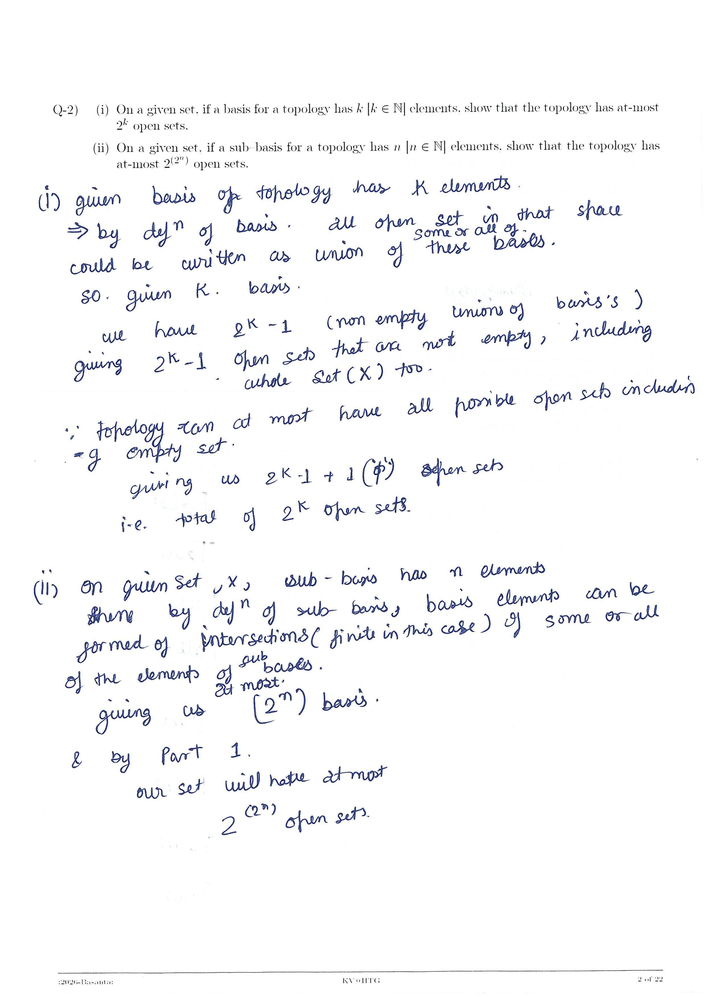
#> input picture samples/sample_A/5_prepared.png, 706 x 999 px, shrunk from 1447 x 2048 before the run
$ python deskew_smart.py
#> lines starting #> are read from the running program, lines starting #| are printed output that depends on the picture; after the words box and inside, x2 and y2 are one past the last pixel; in counts of white or black regions, pixels touching at a corner belong together
# -*- coding: utf-8 -*-
"""
Created on Tue Apr  7 01:40:52 2026

@author: Gaurav
"""

#!/usr/bin/env python3
import cv2, numpy as np, math, sys
from pathlib import Path
from tqdm import tqdm

def get_skew_angle(img):
    gray = cv2.cvtColor(img, cv2.COLOR_BGR2GRAY)
    _, binary = cv2.threshold(gray, 200, 255, cv2.THRESH_BINARY_INV)

    # 1. Connect text into horizontal stripes
    kernel = cv2.getStructuringElement(cv2.MORPH_RECT, (50, 1))
    dilated = cv2.dilate(binary, kernel, iterations=2)
    eroded = cv2.erode(dilated, kernel, iterations=1)

    # 2. Detect lines
    edges = cv2.Canny(eroded, 50, 150, apertureSize=3)
    lines = cv2.HoughLinesP(edges, 1, np.pi/180, threshold=100,
                            minLineLength=int(img.shape[1]*0.15), maxLineGap=10)

    if lines is None:
        return 0.0

    angles = []
    for line in lines:
        x1, y1, x2, y2 = line[0]
        angle = math.degrees(math.atan2(y2-y1, x2-x1))

        # Normalize to -90..90
        if angle < -90: angle += 180
        if angle > 90: angle -= 180

        # CRITICAL: Only keep nearly horizontal text lines
        if -8 <= angle <= 8:
            angles.append(angle)

    if not angles:
        return 0.0

    # Median rejects diagram outliers
    skew = float(np.median(angles))

    # Safety: If model detects >5°, it's likely a diagram, not page skew
    if abs(skew) > 5.0:
        return 0.0

    return skew

def rotate_to_straight(img, angle, bg_color=(255,255,255)):
    h, w = img.shape[:2]
    center = (w / 2, h / 2)

    # NEGATE the angle: if page is tilted +2°, we rotate -2° to fix it
    M = cv2.getRotationMatrix2D(center, -angle, 1.0)

    # Expand canvas to prevent clipping
    cos, sin = np.abs(M[0, 0]), np.abs(M[0, 1])
    new_w, new_h = int((h * sin) + (w * cos)), int((h * cos) + (w * sin))

    M[0, 2] += (new_w / 2) - center[0]
    M[1, 2] += (new_h / 2) - center[1]

    return cv2.warpAffine(img, M, (new_w, new_h), borderValue=bg_color)

def main():
    print("📐 Fixed Deskewer (Sign-Corrected + Safe Rotation)")

    src_input = input("📁 Source folder: ").strip().strip('"').strip("'")
#> the answer given: ../samples/sample_A
    dst_input = input("📁 Output folder: ").strip().strip('"').strip("'")
#> the answer given: out.png

    src_path = Path(src_input)
    dst_path = Path(dst_input)

    if not src_path.exists(): print("❌ Source not found."); sys.exit(1)
    dst_path.mkdir(parents=True, exist_ok=True)

    extensions = ['*.png', '*.jpg', '*.jpeg', '*.PNG', '*.JPG', '*.JPEG']
    files = []
    for ext in extensions:
        files.extend(list(src_path.rglob(ext)))
    files = sorted(list(set(files)))

    if not files:
        print("❌ No images found.")
        sys.exit(1)

    print(f"\n🔍 Found {len(files)} images. Starting...\n")

    rotated_count = 0
    for i, f in tqdm(enumerate(files, 1), total=len(files), desc="Deskewing"):
        try:
            img = cv2.imread(str(f))
#> img is the input picture: shape (999, 706, 3); mean B, G, R 249.2, 247.8, 247.5
            if img is None: continue

            bg_color = (int(np.mean(img[:,:,2])), int(np.mean(img[:,:,1])), int(np.mean(img[:,:,0])))
#> bg_color = (247, 247, 249)
            angle = get_skew_angle(img)
#> in get_skew_angle, `gray = cv2.cvtColor(img, cv2.COLOR_BGR2GRAY)`:
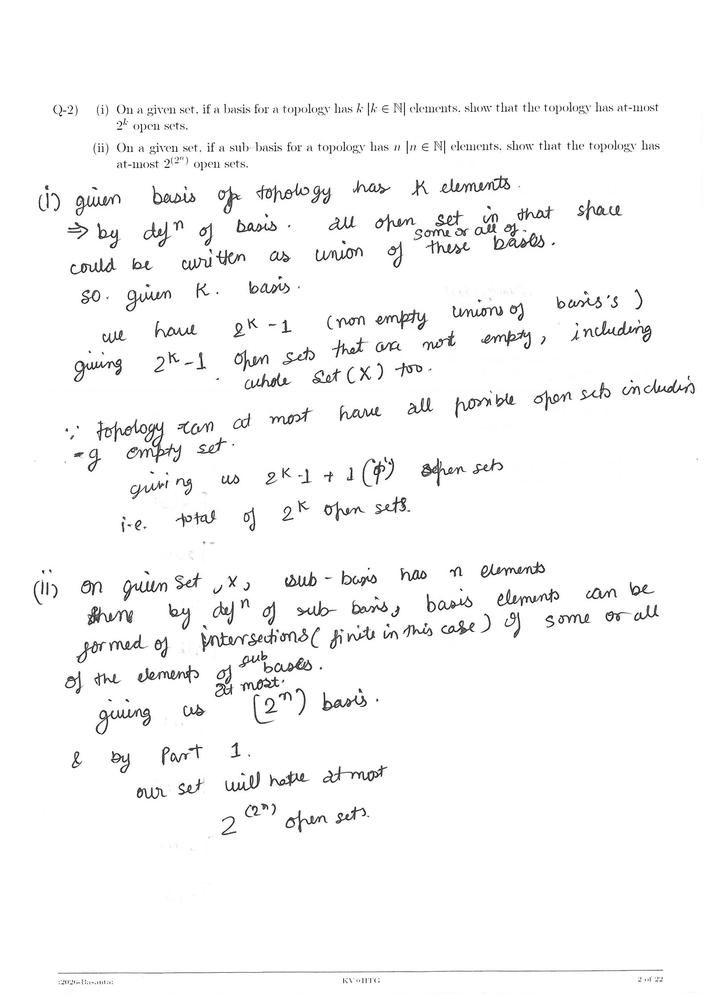
#> gray: shape (999, 706); min 5, max 255, mean 247.8
#> in get_skew_angle, `_, binary = cv2.threshold(gray, 200, 255, cv2.THRESH_BINARY_INV)`:
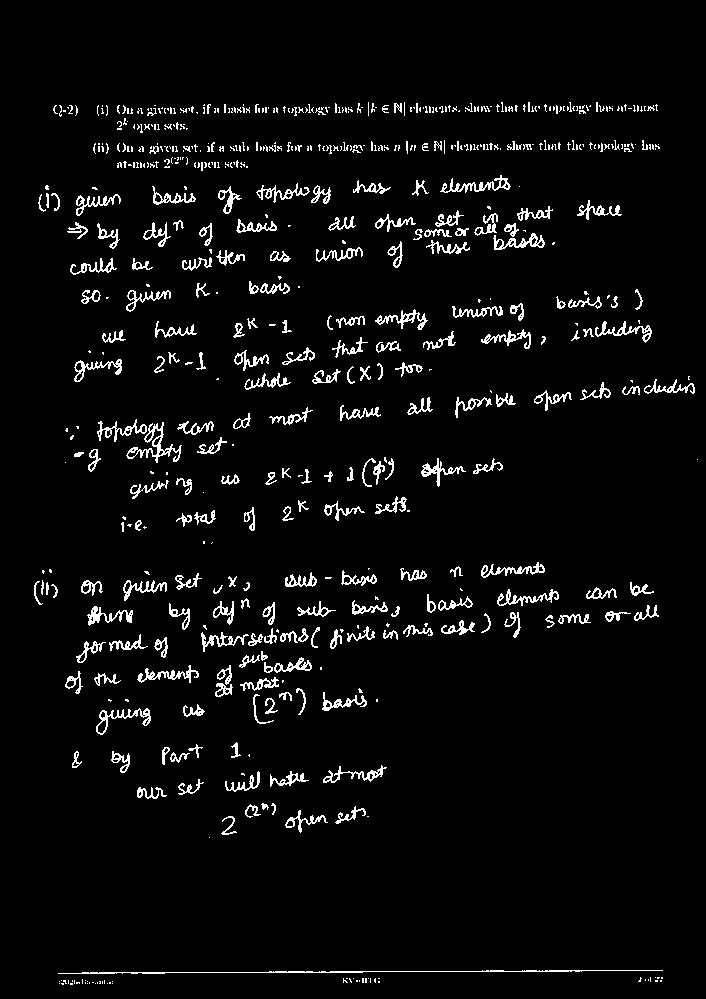
#> binary: shape (999, 706); 4.5% white in thin lines or dots, all inside (x1, y1, x2, y2) = (34, 102, 698, 985)
#> in get_skew_angle, `dilated = cv2.dilate(binary, kernel, iterations=2)`:
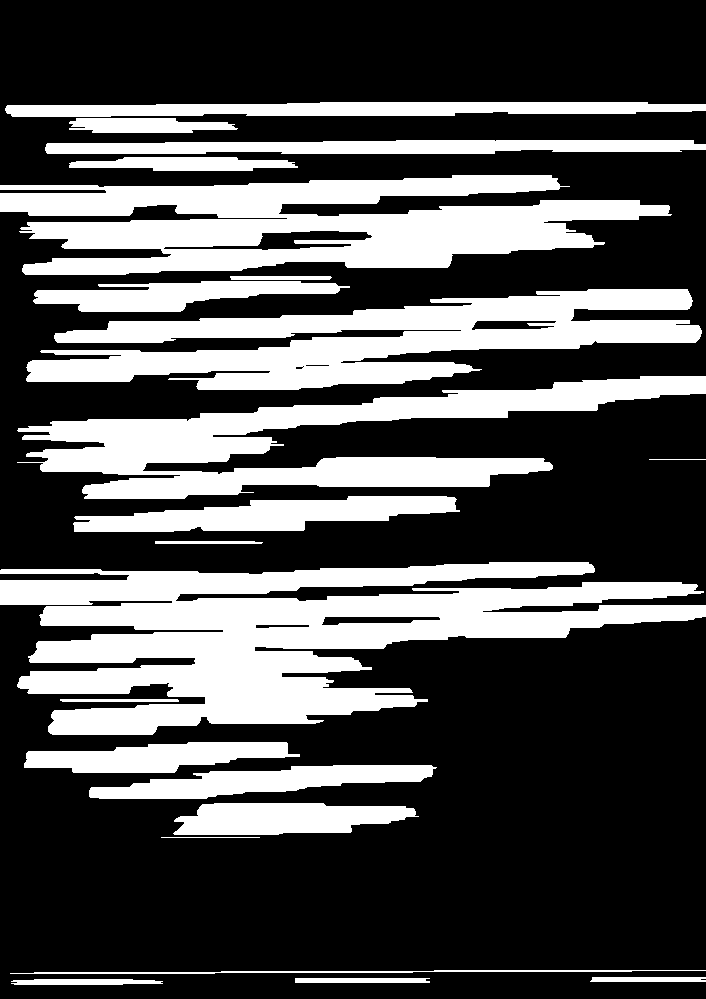
#> dilated: shape (999, 706); 31.8% white; 22 white regions, largest, box (x1, y1, x2, y2) and area: (0, 562, 706, 735) 61704, (0, 175, 672, 275) 39747, (26, 289, 702, 390) 34170
#> in get_skew_angle, `eroded = cv2.erode(dilated, kernel, iterations=1)`:
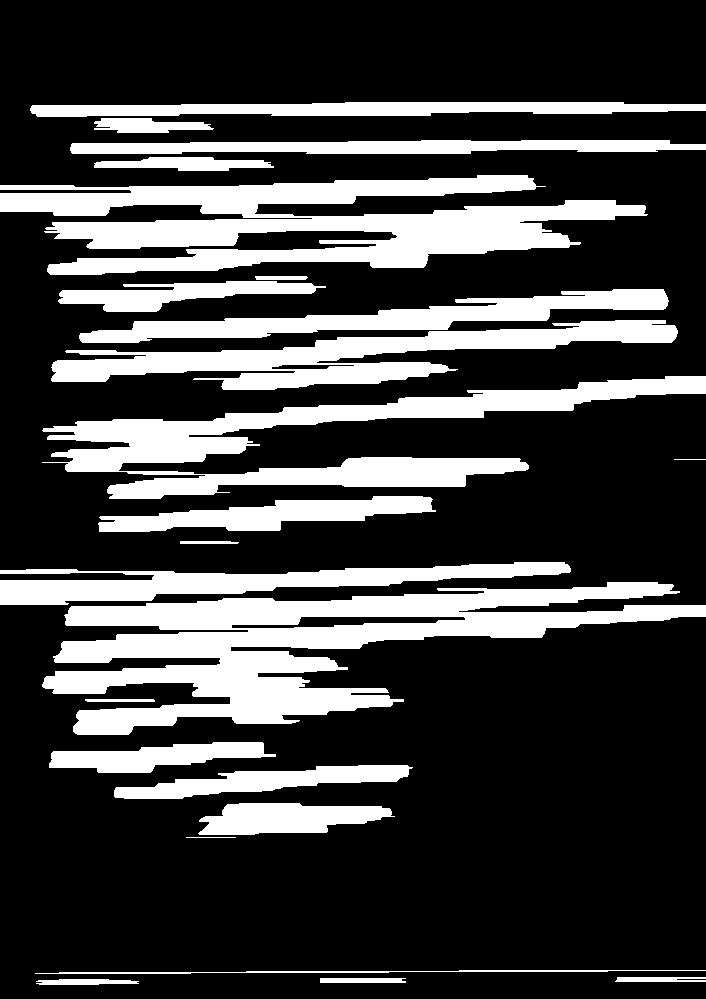
#> eroded: shape (999, 706); 25.4% white; 24 white regions, largest, box (x1, y1, x2, y2) and area: (42, 582, 706, 735) 39610, (0, 175, 648, 275) 32801, (42, 376, 706, 499) 24771
#> in get_skew_angle, `edges = cv2.Canny(eroded, 50, 150, apertureSize=3)`:
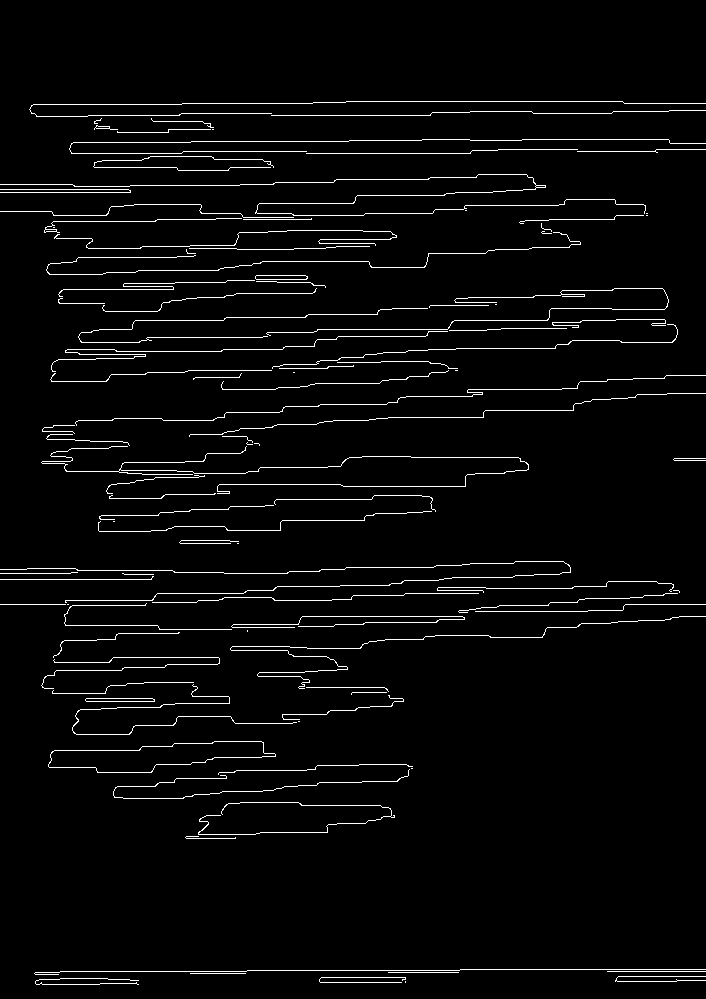
#> edges: shape (999, 706); 3.4% white in thin lines or dots, all inside (x1, y1, x2, y2) = (0, 101, 706, 985)
#> in get_skew_angle, `lines = cv2.HoughLinesP(edges, 1, np.pi/180, threshold=100, minLineLen..`: lines = 18 rows, first 6: [60, 971, 246, 971], [71, 153, 181, 153], [271, 115, 430, 115], [346, 101, 622, 101], [460, 969, 705, 969], [247, 970, 459, 970]
#> the loop in get_skew_angle, `for line in lines:` made 18 passes
#> (x1, y1, x2, y2, angle) on passes 1 to 12: (60, 971, 246, 971, 0), (71, 153, 181, 153, 0), (271, 115, 430, 115, 0), (346, 101, 622, 101, 0), (460, 969, 705, 969, 0), (247, 970, 459, 970, 0), (182, 103, 312, 103, 0), (522, 139, 668, 139, 0), (183, 151, 306, 151, 0), (302, 616, 462, 616, 0), (317, 329, 447, 329, 0), (191, 141, 348, 141, 0)
#> after the loop in get_skew_angle, `for line in lines:`: angles = [0, 0, 0, 0, 0, 0, 0, 0, 0, 0, 0, 0, -0.526, 0, 0, 0, 0, 0]
#> in get_skew_angle, `skew = float(np.median(angles))`: skew = 0
#> angle = 0

            if abs(angle) >= 0.8:
                img = rotate_to_straight(img, angle, bg_color)
                rotated_count += 1
                status = f"✅ Rotated by {-angle:.2f}°"
            else:
                status = "✅ Already straight"

            cv2.imwrite(str(dst_path / f.name), img, [cv2.IMWRITE_PNG_COMPRESSION, 6])
            print(f"[{i}/{len(files)}] {status}: {f.name}")

        except Exception as e:
            print(f"[{i}/{len(files)}] ❌ Error {f.name}: {e}")

    print(f"\n✨ Done! Rotated {rotated_count}/{len(files)} pages.")
    print(f"💾 Saved to: {dst_path.absolute()}")

if __name__ == '__main__':
    main()
